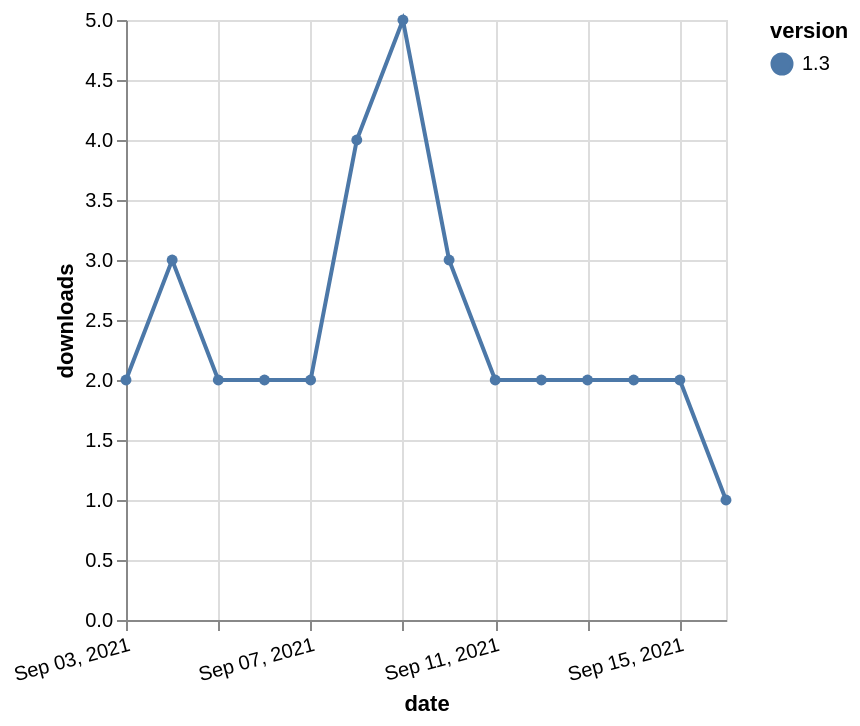

Express this chart as Vega-Lite.
### Vega-Lite specification from a JSON file in a GitHub repository (floating-point values rounded to 4 significant figures)
{"$schema": "https://vega.github.io/schema/vega-lite/v5.json", "description": "A simple bar chart with embedded data.", "data": {"values": [{"date": "2021-09-03", "total": 3996, "delta": 2, "version": "1.3"}, {"date": "2021-09-04", "total": 3999, "delta": 3, "version": "1.3"}, {"date": "2021-09-05", "total": 4001, "delta": 2, "version": "1.3"}, {"date": "2021-09-06", "total": 4003, "delta": 2, "version": "1.3"}, {"date": "2021-09-07", "total": 4005, "delta": 2, "version": "1.3"}, {"date": "2021-09-08", "total": 4009, "delta": 4, "version": "1.3"}, {"date": "2021-09-09", "total": 4014, "delta": 5, "version": "1.3"}, {"date": "2021-09-10", "total": 4017, "delta": 3, "version": "1.3"}, {"date": "2021-09-11", "total": 4019, "delta": 2, "version": "1.3"}, {"date": "2021-09-12", "total": 4021, "delta": 2, "version": "1.3"}, {"date": "2021-09-13", "total": 4023, "delta": 2, "version": "1.3"}, {"date": "2021-09-14", "total": 4025, "delta": 2, "version": "1.3"}, {"date": "2021-09-15", "total": 4027, "delta": 2, "version": "1.3"}, {"date": "2021-09-16", "total": 4028, "delta": 1, "version": "1.3"}]}, "width": "container", "mark": {"type": "line", "point": {"filled": true}}, "encoding": {"x": {"field": "date", "type": "temporal", "timeUnit": "yearmonthdate", "title": "date", "axis": {"labelAngle": -15}}, "y": {"field": "delta", "type": "quantitative", "title": "downloads"}, "color": {"field": "version", "type": "nominal"}, "tooltip": {"field": "delta"}}}
